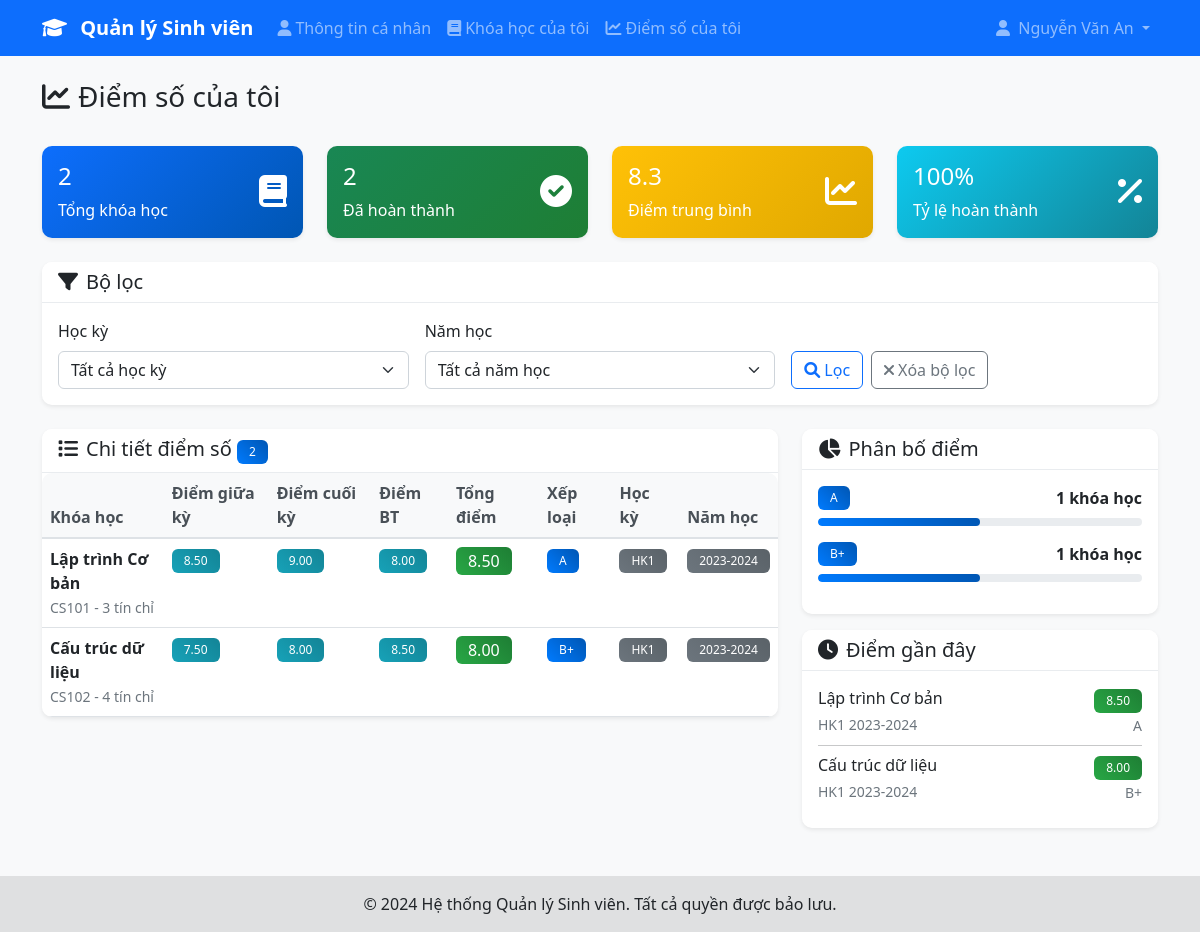
/student/scores.php (signed in), run on the app's committed database.
### tables this page shows
CREATE TABLE scores (
    id INT PRIMARY KEY AUTO_INCREMENT,
    student_id INT NOT NULL,
    course_id INT NOT NULL,
    midterm_score DECIMAL(5,2),
    final_score DECIMAL(5,2),
    assignment_score DECIMAL(5,2),
    total_score DECIMAL(5,2),
    grade VARCHAR(2),
    semester VARCHAR(20),
    academic_year VARCHAR(10),
    created_at TIMESTAMP DEFAULT CURRENT_TIMESTAMP,
    FOREIGN KEY (student_id) REFERENCES students(id) ON DELETE CASCADE,
    FOREIGN KEY (course_id) REFERENCES courses(id) ON DELETE CASCADE,
    UNIQUE KEY unique_score (student_id, course_id, semester, academic_year)
);

CREATE TABLE courses (
    id INT PRIMARY KEY AUTO_INCREMENT,
    course_code VARCHAR(20) UNIQUE NOT NULL,
    course_name VARCHAR(100) NOT NULL,
    credits INT NOT NULL,
    description TEXT,
    created_at TIMESTAMP DEFAULT CURRENT_TIMESTAMP
);

### includes/db.php (called while the page is built, shortened)
<?php
$host = 'localhost';
$dbname = 'student_management';
$username = 'root';
$password = '';
try {
    $pdo = new PDO("mysql:host=$host;dbname=$dbname;charset=utf8", $username, $password);
    $pdo->setAttribute(PDO::ATTR_ERRMODE, PDO::ERRMODE_EXCEPTION);
    $pdo->setAttribute(PDO::ATTR_DEFAULT_FETCH_MODE, PDO::FETCH_ASSOC);
} catch(PDOException $e) {
    die("Kết nối CSDL thất bại: " . $e->getMessage());
}
function executeQuery($sql, $params = []) {
    global $pdo;
    try {
        $stmt = $pdo->prepare($sql);
        $stmt->execute($params);
        return $stmt;
    } catch(PDOException $e) {
        die("Lỗi truy vấn: " . $e->getMessage());
    }
}
function fetchAll($sql, $params = []) {
    $stmt = executeQuery($sql, $params);
    return $stmt->fetchAll();
}
?>

### student/scores.php (the view, shortened to what this page needs)
<?php
require_once '../includes/auth.php';
require_once '../includes/db.php';
$studentId = $_SESSION['student_id'];
$whereConditions = ["s.student_id = ?"];
$params = [$studentId];
$whereClause = 'WHERE ' . implode(' AND ', $whereConditions);
$scores = fetchAll("
    SELECT s.*, c.course_name, c.course_code, c.credits
    FROM scores s
    JOIN courses c ON s.course_id = c.id
    $whereClause
    ORDER BY s.academic_year DESC, s.semester DESC, c.course_code
", $params);
$totalCourses = count($scores);
$completedCourses = count(array_filter($scores, function($score) { return $score['total_score'] !== null; }));
$averageScore = $completedCourses > 0 ? array_sum(array_column(array_filter($scores, function($score) { return $score['total_score'] !== null; }), 'total_score')) / $completedCourses : 0;
$gradeDistribution = [];
foreach ($scores as $score) {
    if ($score['grade']) {
        $gradeDistribution[$score['grade']] = ($gradeDistribution[$score['grade']] ?? 0) + 1;
    }
}
include '../includes/header.php';
?>
<div class="row">
    <div class="col-12">
        <div class="d-flex justify-content-between align-items-center mb-4">
            <h1 class="h3 text-dark">
                <i class="fas fa-chart-line me-2"></i>Điểm số của tôi
            </h1>
        </div>
    </div>
</div>
<div class="row mb-4">
    <div class="col-md-3">
        <div class="card bg-primary text-white">
            <div class="card-body">
                <div class="d-flex justify-content-between">
                    <div>
                        <h4 class="card-title"><?php echo $totalCourses; ?></h4>
                        <p class="card-text">Tổng khóa học</p>
                    </div>
                    <div class="align-self-center">
                        <i class="fas fa-book fa-2x"></i>
                    </div>
                </div>
            </div>
        </div>
    </div>
    <div class="col-md-3">
        <div class="card bg-success text-white">
            <div class="card-body">
                <div class="d-flex justify-content-between">
                    <div>
                        <h4 class="card-title"><?php echo $completedCourses; ?></h4>
                        <p class="card-text">Đã hoàn thành</p>
                    </div>
                    <div class="align-self-center">
                        <i class="fas fa-check-circle fa-2x"></i>
                    </div>
                </div>
            </div>
        </div>
    </div>
    <div class="col-md-3">
        <div class="card bg-warning text-white">
            <div class="card-body">
                <div class="d-flex justify-content-between">
                    <div>
                        <h4 class="card-title"><?php echo number_format($averageScore, 1); ?></h4>
                        <p class="card-text">Điểm trung bình</p>
                    </div>
                    <div class="align-self-center">
                        <i class="fas fa-chart-line fa-2x"></i>
                    </div>
                </div>
            </div>
        </div>
    </div>
    <div class="col-md-3">
        <div class="card bg-info text-white">
            <div class="card-body">
                <div class="d-flex justify-content-between">
                    <div>
                        <h4 class="card-title"><?php echo $completedCourses > 0 ? round(($completedCourses / $totalCourses) * 100) : 0; ?>%</h4>
                        <p class="card-text">Tỷ lệ hoàn thành</p>
                    </div>
                    <div class="align-self-center">
                        <i class="fas fa-percentage fa-2x"></i>
                    </div>
                </div>
            </div>
        </div>
    </div>
</div>
<div class="card mb-4">
    <div class="card-header">
        <h5 class="card-title mb-0">
            <i class="fas fa-filter me-2"></i>Bộ lọc
        </h5>
    </div>
    <div class="card-body">
        <form method="GET" class="row g-3">
            <div class="col-md-4">
                <label for="semester" class="form-label">Học kỳ</label>
                <select class="form-select" id="semester" name="semester">
                    <option value="">Tất cả học kỳ</option>
                </select>
            </div>
            <div class="col-md-4">
                <label for="academic_year" class="form-label">Năm học</label>
                <select class="form-select" id="academic_year" name="academic_year">
                    <option value="">Tất cả năm học</option>
                </select>
            </div>
            <div class="col-md-4">
                <label class="form-label">&nbsp;</label>
                <div class="d-flex gap-2">
                    <button type="submit" class="btn btn-outline-primary">
                        <i class="fas fa-search me-1"></i>Lọc
                    </button>
                    <a href="scores.php" class="btn btn-outline-secondary">
                        <i class="fas fa-times me-1"></i>Xóa bộ lọc
                    </a>
                </div>
            </div>
        </form>
    </div>
</div>
<div class="row">
    <div class="col-lg-8">
        <div class="card">
            <div class="card-header">
                <h5 class="card-title mb-0">
                    <i class="fas fa-list me-2"></i>Chi tiết điểm số
                    <span class="badge bg-primary"><?php echo count($scores); ?></span>
                </h5>
            </div>
            <div class="card-body p-0">
                <?php if (empty($scores)): ?>
                    <div class="text-center py-5">
                        <i class="fas fa-chart-line fa-3x text-muted mb-3"></i>
                        <p class="text-muted">Không có điểm số nào.</p>
                    </div>
                <?php else: ?>
                    <div class="table-responsive">
                        <table class="table table-hover mb-0">
                            <thead class="table-light">
                                <tr>
                                    <th>Khóa học</th>
                                    <th>Điểm giữa kỳ</th>
                                    <th>Điểm cuối kỳ</th>
                                    <th>Điểm BT</th>
                                    <th>Tổng điểm</th>
                                    <th>Xếp loại</th>
                                    <th>Học kỳ</th>
                                    <th>Năm học</th>
                                </tr>
                            </thead>
                            <tbody>
                                <?php foreach ($scores as $score): ?>
                                    <tr>
                                        <td>
                                            <div class="fw-bold"><?php echo htmlspecialchars($score['course_name']); ?></div>
                                            <small class="text-muted"><?php echo htmlspecialchars($score['course_code']); ?> - <?php echo $score['credits']; ?> tín chỉ</small>
                                        </td>
                                        <td>
                                            <?php if ($score['midterm_score']): ?>
                                                <span class="badge bg-info"><?php echo $score['midterm_score']; ?></span>
                                            <?php else: ?>
                                                <span class="text-muted">-</span>
                                            <?php endif; ?>
                                        </td>
                                        <td>
                                            <?php if ($score['final_score']): ?>
                                                <span class="badge bg-info"><?php echo $score['final_score']; ?></span>
                                            <?php else: ?>
                                                <span class="text-muted">-</span>
                                            <?php endif; ?>
                                        </td>
                                        <td>
                                            <?php if ($score['assignment_score']): ?>
                                                <span class="badge bg-info"><?php echo $score['assignment_score']; ?></span>
                                            <?php else: ?>
                                                <span class="text-muted">-</span>
                                            <?php endif; ?>
                                        </td>
                                        <td>
                                            <?php if ($score['total_score']): ?>
                                                <span class="badge bg-success fs-6"><?php echo $score['total_score']; ?></span>
                                            <?php else: ?>
                                                <span class="text-muted">-</span>
                                            <?php endif; ?>
                                        </td>
                                        <td>
                                            <?php if ($score['grade']): ?>
                                                <span class="badge bg-primary"><?php echo htmlspecialchars($score['grade']); ?></span>
                                            <?php else: ?>
                                                <span class="text-muted">-</span>
                                            <?php endif; ?>
                                        </td>
                                        <td>
                                            <span class="badge bg-secondary"><?php echo htmlspecialchars($score['semester']); ?></span>
                                        </td>
                                        <td>
                                            <span class="badge bg-secondary"><?php echo htmlspecialchars($score['academic_year']); ?></span>
                                        </td>
                                    </tr>
                                <?php endforeach; ?>
                            </tbody>
                        </table>
                    </div>
                <?php endif; ?>
            </div>
        </div>
    </div>
    <div class="col-lg-4">
        <div class="card">
            <div class="card-header">
                <h5 class="card-title mb-0">
                    <i class="fas fa-chart-pie me-2"></i>Phân bố điểm
                </h5>
            </div>
            <div class="card-body">
                <?php if (empty($gradeDistribution)): ?>
                    <p class="text-muted text-center">Chưa có dữ liệu phân bố điểm.</p>
                <?php else: ?>
                    <?php foreach ($gradeDistribution as $grade => $count): ?>
                        <div class="d-flex justify-content-between align-items-center mb-2">
                            <span class="badge bg-primary"><?php echo htmlspecialchars($grade); ?></span>
                            <span class="fw-bold"><?php echo $count; ?> khóa học</span>
                        </div>
                        <div class="progress mb-3" style="height: 8px;">
                            <div class="progress-bar" style="width: <?php echo ($count / $completedCourses) * 100; ?>%"></div>
                        </div>
                    <?php endforeach; ?>
                <?php endif; ?>
            </div>
        </div>
        <div class="card mt-3">
            <div class="card-header">
                <h5 class="card-title mb-0">
                    <i class="fas fa-clock me-2"></i>Điểm gần đây
                </h5>
            </div>
            <div class="card-body">
                <?php
                $recentScores = array_slice($scores, 0, 5);
                if (empty($recentScores)): ?>
                    <p class="text-muted text-center">Không có điểm gần đây.</p>
                <?php else: ?>
                    <?php foreach ($recentScores as $score): ?>
                        <div class="d-flex justify-content-between align-items-center mb-2">
                            <div>
                                <h6 class="mb-1"><?php echo htmlspecialchars($score['course_name']); ?></h6>
                                <small class="text-muted"><?php echo htmlspecialchars($score['semester'] . ' ' . $score['academic_year']); ?></small>
                            </div>
                            <div class="text-end">
                                <?php if ($score['total_score']): ?>
                                    <span class="badge bg-success"><?php echo $score['total_score']; ?></span>
                                    <div><small class="text-muted"><?php echo htmlspecialchars($score['grade']); ?></small></div>
                                <?php else: ?>
                                    <span class="text-muted">Chưa có điểm</span>
                                <?php endif; ?>
                            </div>
                        </div>
                        <?php if ($score !== end($recentScores)): ?>
                            <hr class="my-2">
                        <?php endif; ?>
                    <?php endforeach; ?>
                <?php endif; ?>
            </div>
        </div>
    </div>
</div>
<?php include '../includes/footer.php'; ?>

### data on the page
scores: course.course_name "Lập trình Cơ bản", course.course_code "CS101", course.credits "3", midterm_score "8.50", final_score "9.00", assignment_score "8.00", total_score "8.50", grade "A", semester "HK1", academic_year "2023-2024", semester+academic_year "HK1 2023-2024"
scores: course.course_name "Cấu trúc dữ liệu", course.course_code "CS102", course.credits "4", midterm_score "7.50", final_score "8.00", assignment_score "8.50", total_score "8.00", grade "B+", semester "HK1", academic_year "2023-2024", semester+academic_year "HK1 2023-2024"

### other printed values
$_SESSION['full_name'] "Nguyễn Văn An"
$totalCourses "2"
$completedCourses "2"
$averageScore "8.3"
count($scores) "2"
$grade "A"
$count "1"
$grade "B+"
